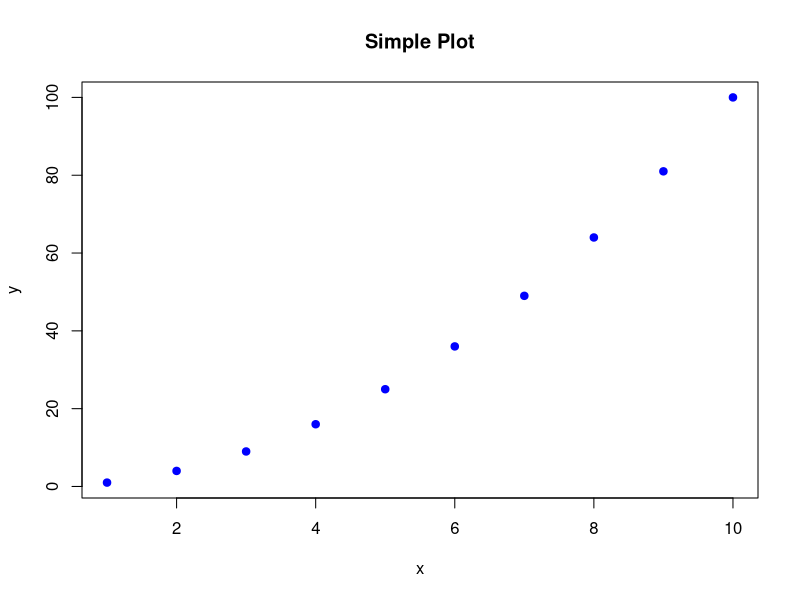

Source code (R):
## ---- chunk 1
knitr::opts_chunk$set(echo = TRUE)
## ---- chunk 2
# Simple R code
x <- 1:10
y <- x^2
plot(x, y, main = "Simple Plot", pch = 19, col = "blue")
## ---- chunk 3
knitr::kable(head(mtcars[, 1:5]), caption = "Sample Data from mtcars")
## ---- chunk 4
# Create sample data
students <- data.frame(
  Name = c("Alice", "Bob", "Charlie", "Diana"),
  Math = c(85, 92, 78, 95),
  Science = c(90, 88, 85, 92),
  English = c(88, 85, 90, 89)
)

# Create table with caption
knitr::kable(students, 
             caption = "Student Grades by Subject",
             format = "latex",
             booktabs = TRUE)
## ---- chunk 5
library(kableExtra)

knitr::kable(students, 
             caption = "Enhanced Student Performance Table",
             booktabs = TRUE) %>%
  kable_styling(latex_options = c("striped", "hold_position")) %>%
  column_spec(1, bold = TRUE) %>%
  row_spec(0, bold = TRUE, color = "white", background = "#4472C4")
## ---- chunk 6
summary_data <- data.frame(
  Statistic = c("Mean", "Median", "SD", "Min", "Max"),
  Value = c(85.5, 87.0, 6.2, 78.0, 95.0)
)

knitr::kable(summary_data,
             caption = "\\label{tab:summary}Descriptive Statistics of Test Scores",
             format = "latex",
             booktabs = TRUE,
             align = c('l', 'r'))
